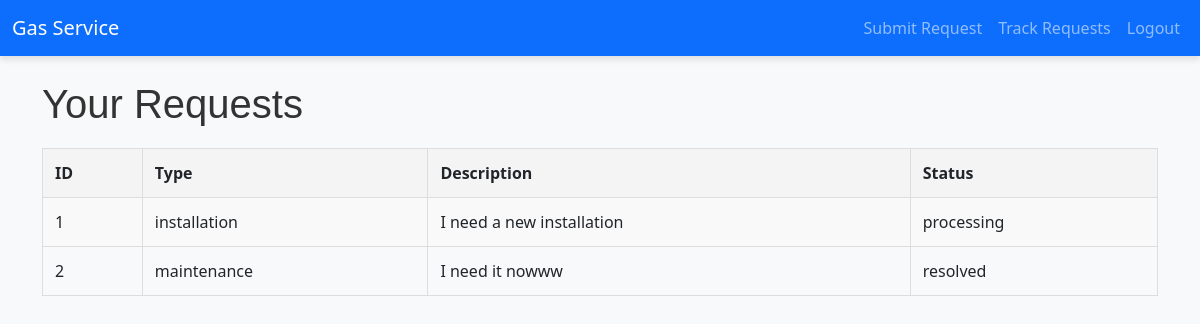
Page /track-request/ (signed in) on the earlier database version.
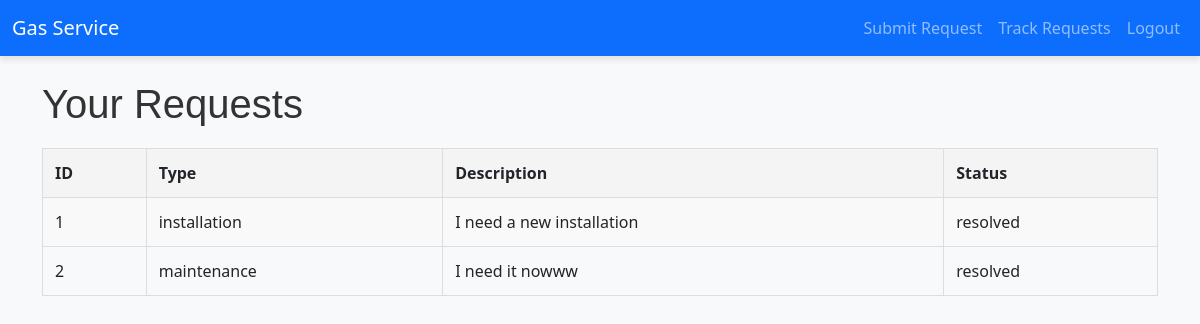
Same page on the later database version.
### core/models.py (models this page shows)
class ServiceRequest(models.Model):
    SERVICE_TYPES = (
        ('installation', 'Installation'),
        ('repair', 'Repair'),
        ('maintenance', 'Maintenance'),
    )
    STATUS_TYPES = (
        ('pending', 'Pending'),
        ('processing', 'Processing'),
        ('resolved', 'Resolved'),
    )
    service_id = models.AutoField(primary_key=True)
    customer = models.ForeignKey(User, on_delete=models.CASCADE, related_name="requests")
    type_of_service = models.CharField(max_length=20, choices=SERVICE_TYPES)
    description = models.TextField()
    attachment = models.FileField(upload_to='attachments/', blank=True, null=True)
    status = models.CharField(max_length=20, choices=STATUS_TYPES, default='pending')
    created_at = models.DateTimeField(auto_now_add=True)

### core/views.py (the view)
# urls.py: path('track-request/', views.track_request, name='track_request'),
@login_required
def track_request(request):
    requests = ServiceRequest.objects.filter(customer=request.user)
    return render(request, 'core/track_request.html', {'requests': requests})

### core/templates/core/track_request.html (shortened to what this page needs)
{% extends "core/base_customer.html" %}
{% block content %}
    <h1>Your Requests</h1>
    <table>
        <tr>
            <th>ID</th>
            <th>Type</th>
            <th>Description</th>
            <th>Status</th>
        </tr>
        {% for request in requests %}
        <tr>
            <td>{{ request.service_id }}</td>
            <td>{{ request.type_of_service }}</td>
            <td>{{ request.description }}</td>
            <td>{{ request.status }}</td>
        </tr>
        {% endfor %}
    </table>
{% endblock %}

Differences in the rows shown:
changed ServiceRequest "installation": status "processing" → "resolved"
